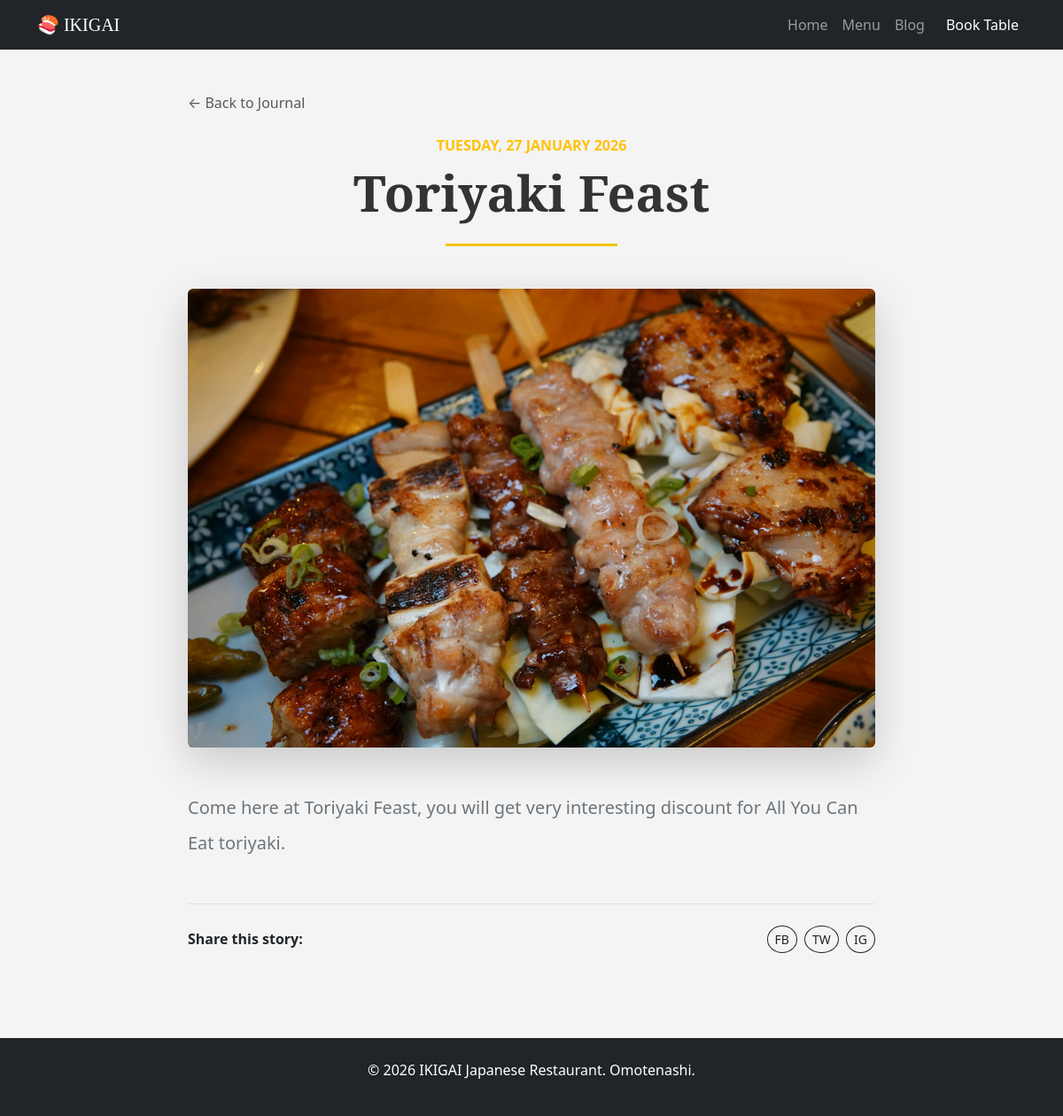
The page /blog/detail/5/ on the database its author committed.
### blog/models.py (models this page shows, shortened)
class Post(models.Model):
    title = models.CharField(max_length=200)
    content = models.TextField()
    image = models.ImageField(upload_to='blog_images/', blank=True, null=True)
    created_at = models.DateTimeField(auto_now_add=True)
    tag = models.CharField(max_length=100, blank=True)

### blog/views.py (the view)
# urls.py: path('detail/<int:pk>/', views.blog_detail, name="blog_detail"),
def blog_detail(request, pk):
    post = get_object_or_404(Post, pk=pk)
    return render(request, 'blog/blog_detail.html', {'post': post})

### blog/templates/blog/blog_detail.html
{% extends 'restaurant/base.html' %}
{% block content %}
<div class="container py-5" style="max-width: 800px;"> <a href="{% url 'blog_home' %}" class="text-decoration-none text-muted mb-4 d-inline-block">
        &larr; Back to Journal
    </a>
    <header class="mb-5 text-center">
        <span class="text-warning fw-bold text-uppercase">{{ post.created_at|date:"l, d F Y" }}</span>
        <h1 class="display-4 fw-bold mt-2 mb-4" style="font-family: 'Cinzel', serif; color: #333;">
            {{ post.title }}
        </h1>
        <hr class="w-25 mx-auto" style="border-top: 3px solid #f1c40f; opacity: 1;">
    </header>
    {% if post.image %}
    <div class="mb-5 shadow-lg rounded overflow-hidden" data-aos="zoom-in">
        <img src="{{ post.image.url }}" class="img-fluid w-100" alt="{{ post.title }}">
    </div>
    {% endif %}
    <article class="blog-content fs-5 lh-lg text-secondary">
        {{ post.content|linebreaks }}
    </article>
    <div class="mt-5 pt-4 border-top">
        <div class="d-flex justify-content-between align-items-center">
            <span class="fw-bold">Share this story:</span>
            <div>
                <button class="btn btn-sm btn-outline-dark rounded-circle me-1">FB</button>
                <button class="btn btn-sm btn-outline-dark rounded-circle me-1">TW</button>
                <button class="btn btn-sm btn-outline-dark rounded-circle">IG</button>
            </div>
        </div>
    </div>
</div>
{% endblock %}

### restaurant/static/restaurant/css/style.css (style rules this page uses)
body { background-color: #f4f4f4; }

### rows shown on the page
Post: created_at "TUESDAY, 27 JANUARY 2026", title "Toriyaki Feast", image (picture), content "Come here at Toriyaki Feast, you will get very interesting discount for All You Can Eat toriyaki."
